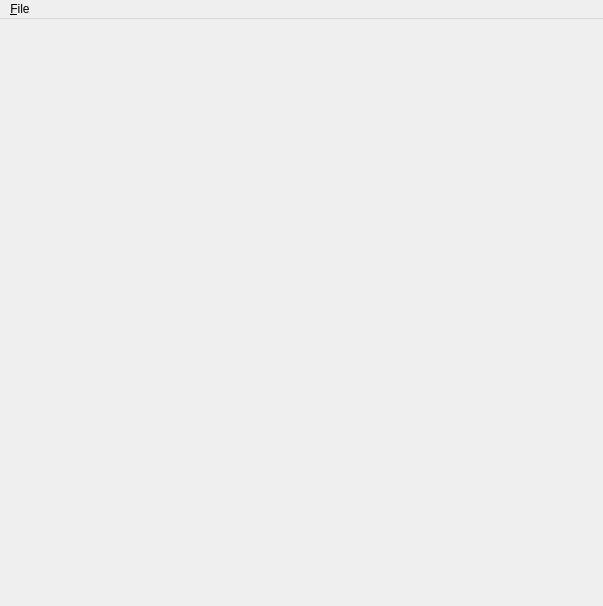
<?xml version="1.0" encoding="UTF-8"?>
<ui version="4.0">
 <class>MainWindowBase</class>
 <widget class="QMainWindow" name="MainWindowBase">
  <property name="geometry">
   <rect>
    <x>0</x>
    <y>0</y>
    <width>603</width>
    <height>606</height>
   </rect>
  </property>
  <property name="windowTitle">
   <string>BasicViewer - Example of using Qt and OpenGL</string>
  </property>
  <widget class="QWidget" name="widget"/>
  <widget class="QMenuBar" name="menubar">
   <property name="geometry">
    <rect>
     <x>0</x>
     <y>0</y>
     <width>603</width>
     <height>22</height>
    </rect>
   </property>
   <widget class="QMenu" name="fileMenu">
    <property name="title">
     <string>&amp;File</string>
    </property>
    <addaction name="fileExitAction"/>
   </widget>
   <addaction name="fileMenu"/>
  </widget>
  <action name="fileExitAction">
   <property name="text">
    <string>E&amp;xit</string>
   </property>
   <property name="iconText">
    <string>Exit</string>
   </property>
   <property name="shortcut">
    <string/>
   </property>
  </action>
 </widget>
 <layoutdefault spacing="6" margin="11"/>
 <resources/>
 <connections>
  <connection>
   <sender>fileExitAction</sender>
   <signal>activated()</signal>
   <receiver>MainWindowBase</receiver>
   <slot>fileExit()</slot>
   <hints>
    <hint type="sourcelabel">
     <x>-1</x>
     <y>-1</y>
    </hint>
    <hint type="destinationlabel">
     <x>20</x>
     <y>20</y>
    </hint>
   </hints>
  </connection>
 </connections>
</ui>
